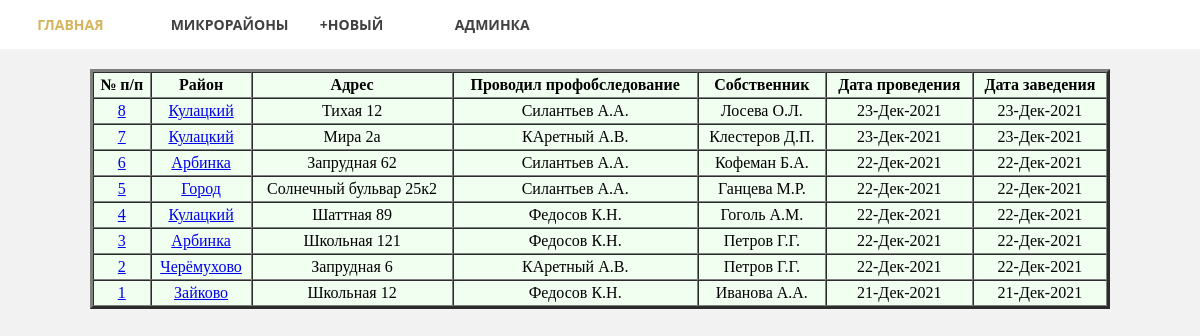
The page / on the database its author committed.
### pas_chjs/models.py (models this page shows, shortened)
class Pas_chjs(models.Model):
     pas_number = models.IntegerField(verbose_name='Номер паспорта', unique=True)
     mkr_name_pas = models.ForeignKey('Mkr_name', on_delete=models.PROTECT, null=True, verbose_name='Микрорайон')
     pas_adress = models.CharField(max_length=350, verbose_name='Адрес')
     stages = models.IntegerField(blank=True, verbose_name='Этажность')
     walls_material = models.ForeignKey('Materials_walls', on_delete=models.PROTECT, null=True, verbose_name='Стены', blank=True)
     electric = models.BooleanField(default=True, verbose_name='Электрофицирован')
     apis = models.IntegerField(default=0, verbose_name='АПИ')
     living = models.IntegerField(default=0, verbose_name='Проживает')
     childrens = models.IntegerField(default=0, verbose_name='Дети')
     characteristic = models.TextField(blank=True, verbose_name='Характеристика')
     owner_name = models.CharField(max_length=200, blank=True, verbose_name='Имя собственника')
     date_owner = models.DateField(verbose_name='Дата')
     woker_mchs = models.CharField(max_length=200, verbose_name='Сотрудник')
     woker_date = models.DateField(verbose_name='Дата')
     unfineshed = models.BooleanField(default=False, verbose_name='Недострой')
     created_at = models.DateTimeField(auto_now_add=True, verbose_name='Создано')
     created_update = models.DateTimeField(auto_now=True, verbose_name='Обновлено')
     class Meta:
          verbose_name = 'Паспорт'
          verbose_name_plural = 'Паспорта'
          ordering = ['-created_at']

class Mkr_name(models.Model):
     name = models.CharField(max_length=150, db_index=True, verbose_name='Микрорайон')
     def __str__(self):
         return self.name
     class Meta:
          verbose_name = 'Микрорайон'
          verbose_name_plural = 'Микрорайоны'

### pas_chjs/views.py (the view)
# urls.py: path('', index),
def index(request):
    pas_chjs = Pas_chjs.objects.all()
    mkr_name = Mkr_name.objects.all()
    materials_walls = Materials_walls.objects.all()
    context = {
        'pas_chjs': pas_chjs,
        'title': 'Список паспортов ЧЖС',
        'mkr_name': mkr_name,
        'materials_wals': materials_walls,
    }
    return render(request, 'pas_chjs/index.html', context)

### pas_chjs/templates/pas_chjs/index.html (shortened to what this page needs)
<!DOCTYPE html>
<html lang="ru">
<head>
</head>
<body>
<header>
  <nav>
      <ul class="topmenu">
        <li><a href="/">Главная</a></li>
        <li><a href="" class="submenu-link">Микрорайоны</a>
        </li>
        <li><a href="/admin/pas_chjs/pas_chjs/add/">+Новый</a></li>
        <li><a href="/admin">Админка</a></li>
      </ul>
    </nav>
</header>
        <table width="85%" bgcolor="#F0FFF0" cellspacing="0" cellpadding="3" border="3" align="center">
            <caption><h2></h2></caption>
            <tr align="center">
                <th>№ п/п</th>
                <th>Район</th>
                <th>Адрес</th>
                <th>Проводил профобследование</th>
                <th>Собственник</th>
                <th>Дата проведения</th>
                <th>Дата заведения</th>
            </tr>
    {% for pas in pas_chjs %}
        <tr>
            <td align="center"><a href="/pas/{{ pas.pk }}">{{ pas.pas_number }}</a></td>
            <td align="center"><a href="/mkr_name/{{ pas.mkr_name_pas.pk }}">{{ pas.mkr_name_pas }}</a></td>
            <td align="center">{{ pas.pas_adress }}</td>
            <td align="center">{{ pas.woker_mchs }}</td>
            <td align="center">{{ pas.owner_name }}</td>
            <td align="center">{{ pas.woker_date|date:"d-M-Y" }}</td>
            <td align="center">{{ pas.created_at|date:"d-M-Y" }}</td>
      </tr>
    {% endfor %}
    </table>
</body>
</html>

### pas_chjs/templates/pas_chjs/index.html (style rules this page uses)
* { box-sizing: border-box; }
body { margin: 0; background: #f2f2f2; }
header { background: white; text-align: center; }
header a { text-decoration: none; outline: none; display: block; transition: .3s ease-in-out; }
nav { display: table; margin: 50 auto; }
nav ul { list-style: none; margin: 0; padding: 0; }
.topmenu > li { width: 25%; float: left; position: relative; font-family: 'Open Sans', sans-serif; }
.topmenu > li > a { text-transform: uppercase; font-size: 14px; font-weight: bold; color: #404040; padding: 15px 30px; }
.submenu-link:after { font-family: "FontAwesome"; color: inherit; margin-left: 10px; }

### rows shown on the page
Pas_chjs: pas_number "8", mkr_name_pas "Кулацкий", pas_adress "Тихая 12", woker_mchs "Силантьев А.А.", owner_name "Лосева О.Л.", woker_date "23-Дек-2021", created_at "23-Дек-2021"
Pas_chjs: pas_number "7", mkr_name_pas "Кулацкий", pas_adress "Мира 2а", woker_mchs "КАретный А.В.", owner_name "Клестеров Д.П.", woker_date "23-Дек-2021", created_at "23-Дек-2021"
Pas_chjs: pas_number "6", mkr_name_pas "Арбинка", pas_adress "Запрудная 62", woker_mchs "Силантьев А.А.", owner_name "Кофеман Б.А.", woker_date "22-Дек-2021", created_at "22-Дек-2021"
Pas_chjs: pas_number "5", mkr_name_pas "Город", pas_adress "Солнечный бульвар 25к2", woker_mchs "Силантьев А.А.", owner_name "Ганцева М.Р.", woker_date "22-Дек-2021", created_at "22-Дек-2021"
Pas_chjs: pas_number "4", mkr_name_pas "Кулацкий", pas_adress "Шаттная 89", woker_mchs "Федосов К.Н.", owner_name "Гоголь А.М.", woker_date "22-Дек-2021", created_at "22-Дек-2021"
Pas_chjs: pas_number "3", mkr_name_pas "Арбинка", pas_adress "Школьная 121", woker_mchs "Федосов К.Н.", owner_name "Петров Г.Г.", woker_date "22-Дек-2021", created_at "22-Дек-2021"
Pas_chjs: pas_number "2", mkr_name_pas "Черёмухово", pas_adress "Запрудная 6", woker_mchs "КАретный А.В.", owner_name "Петров Г.Г.", woker_date "22-Дек-2021", created_at "22-Дек-2021"
Pas_chjs: pas_number "1", mkr_name_pas "Зайково", pas_adress "Школьная 12", woker_mchs "Федосов К.Н.", owner_name "Иванова А.А.", woker_date "21-Дек-2021", created_at "21-Дек-2021"
